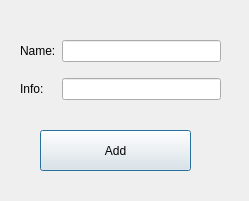
<?xml version="1.0" encoding="UTF-8"?>
<ui version="4.0">
 <class>DialogAddBrand</class>
 <widget class="QDialog" name="DialogAddBrand">
  <property name="geometry">
   <rect>
    <x>0</x>
    <y>0</y>
    <width>249</width>
    <height>201</height>
   </rect>
  </property>
  <property name="windowTitle">
   <string>Dialog</string>
  </property>
  <widget class="QPushButton" name="pushButton_add">
   <property name="geometry">
    <rect>
     <x>40</x>
     <y>130</y>
     <width>151</width>
     <height>41</height>
    </rect>
   </property>
   <property name="text">
    <string>Add</string>
   </property>
  </widget>
  <widget class="QWidget" name="">
   <property name="geometry">
    <rect>
     <x>20</x>
     <y>30</y>
     <width>201</width>
     <height>81</height>
    </rect>
   </property>
   <layout class="QGridLayout" name="gridLayout">
    <item row="0" column="0">
     <widget class="QLabel" name="label">
      <property name="text">
       <string>Name:</string>
      </property>
     </widget>
    </item>
    <item row="0" column="1">
     <widget class="QLineEdit" name="lineEdit_name">
      <property name="maxLength">
       <number>30</number>
      </property>
     </widget>
    </item>
    <item row="1" column="0">
     <widget class="QLabel" name="label_2">
      <property name="text">
       <string>Info:</string>
      </property>
     </widget>
    </item>
    <item row="1" column="1">
     <widget class="QLineEdit" name="lineEdit_info">
      <property name="maxLength">
       <number>500</number>
      </property>
     </widget>
    </item>
   </layout>
  </widget>
 </widget>
 <resources/>
 <connections/>
</ui>
